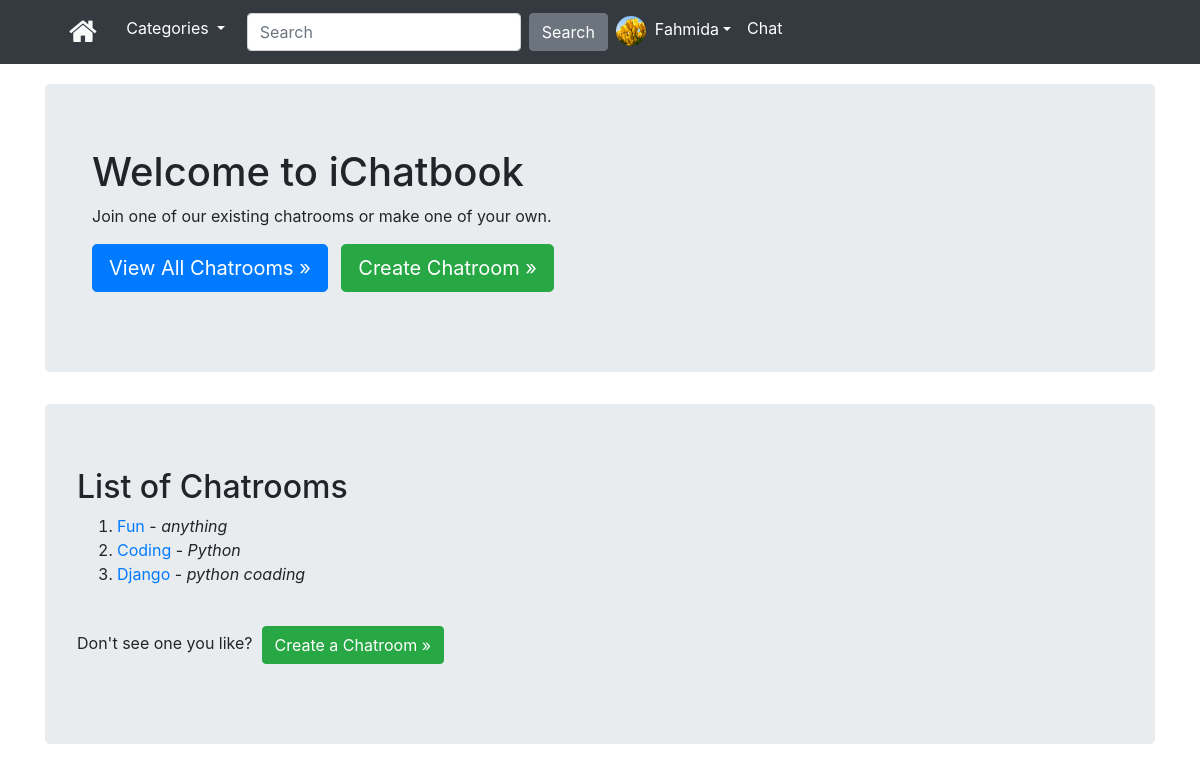
Before: /chat/chatrooms/ (signed in) with the older database file.
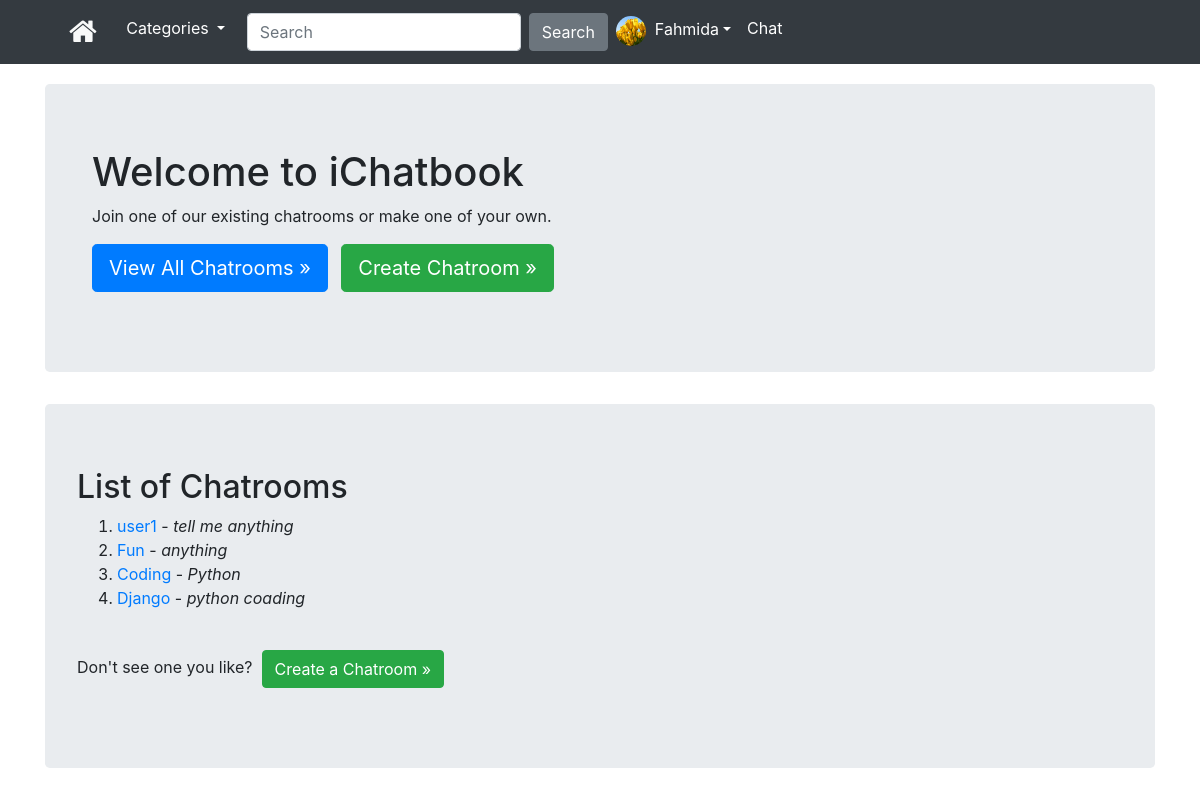
After: the same page with the newer database file.
### chat/models.py (models this page shows, shortened)
class Chatroom(models.Model):
    name = models.CharField(max_length=50, unique=True, blank=False)
    info = models.CharField(max_length=300, blank=False)
    slug = AutoSlugField(populate_from='name')
    created = models.DateTimeField(auto_now_add=True)
    created_by = models.ForeignKey(User, related_name='chatroom_creator',
                                   on_delete=models.CASCADE, blank=False)

### chat/views.py (the view)
# urls.py: path('chatrooms/', views.ChatroomList.as_view(), name='chatrooms'),
class ChatroomList(LoginRequiredMixin, ListView):
    context_object_name = 'chatroom'
    template_name = 'chat/chatroom_list.html'
    def get_queryset(self):
        all_chatrooms = Chatroom.objects.order_by('-created')
        return all_chatrooms
    def get_context_data(self, **kwargs):
        context = super(ChatroomList, self).get_context_data(**kwargs)
        context['all_chatrooms'] = self.get_queryset()
        return context

### App_Content/context_processors.py (called while the page is built)
def extras(request):
    cat_menu_list = Category.objects.all()
    return {'cat_menu_list': cat_menu_list}

### App_Content/models.py (called while the page is built)
    def __str__(self):
        return self.title

### templates/chat/chatroom_list.html (shortened to what this page needs)
{% extends "base.html" %}
{% block body_block %}
<div class="jumbotron">
  <div class="container">
    <h1>Welcome to iChatbook</h1>
    <p>Join one of our existing chatrooms or make one of your own.</p>
    <p>
      <a class="btn btn-primary btn-lg" href="{% url 'chat:chatrooms' %}">View All Chatrooms &raquo;</a>&nbsp;&nbsp;
      <a class="btn btn-success btn-lg" href="{% url 'chat:chatroom_create_form' %}">Create Chatroom &raquo;</a>
    </p>
  </div>
</div>
<div class="jumbotron">
  <div class="row">
    <div class="col-lg-8">
      <h2>List of Chatrooms</h2>
      <ol>
        {% for room in all_chatrooms %}
        <li><a href="{% url 'chat:chatroom' slug=room.slug %}">{{ room.name }}</a> - <i>{{ room.info }}</i></li>
        {% endfor %}
      </ol>
      <br>
      <p>Don't see one you like?&nbsp;&nbsp;<a class=" btn btn-success" href="{% url 'chat:chatroom_create_form' %}">Create a Chatroom &raquo;</a></p>
    </div>
  </div>
  {% endblock %}

Changed rows visible on the page:
added Chatroom: name "user1", info "tell me anything"
